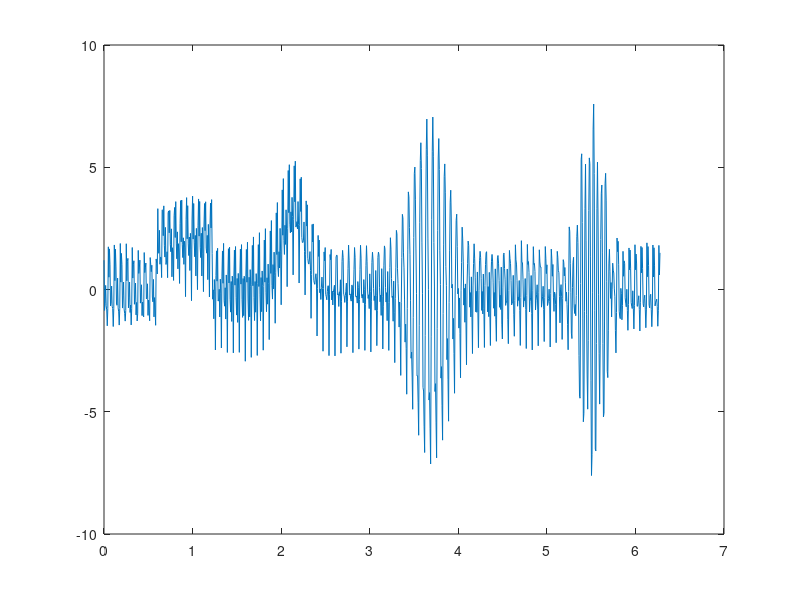
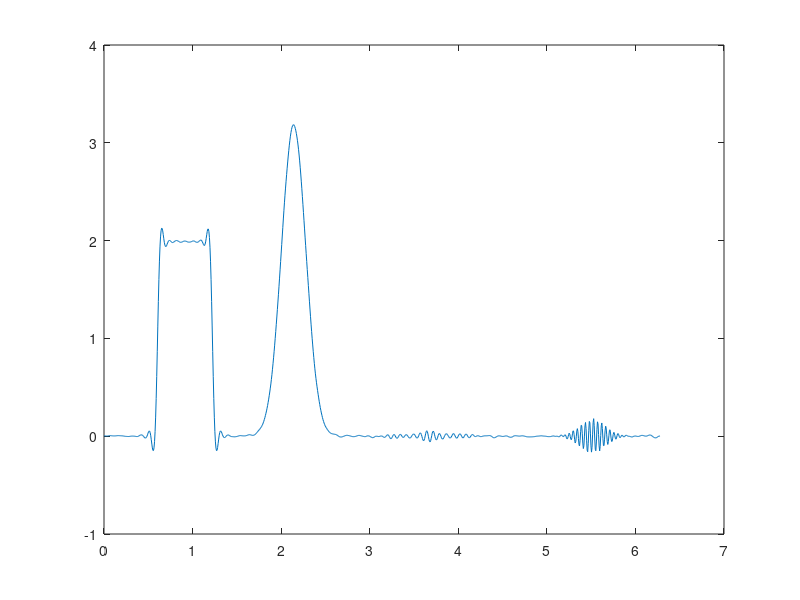
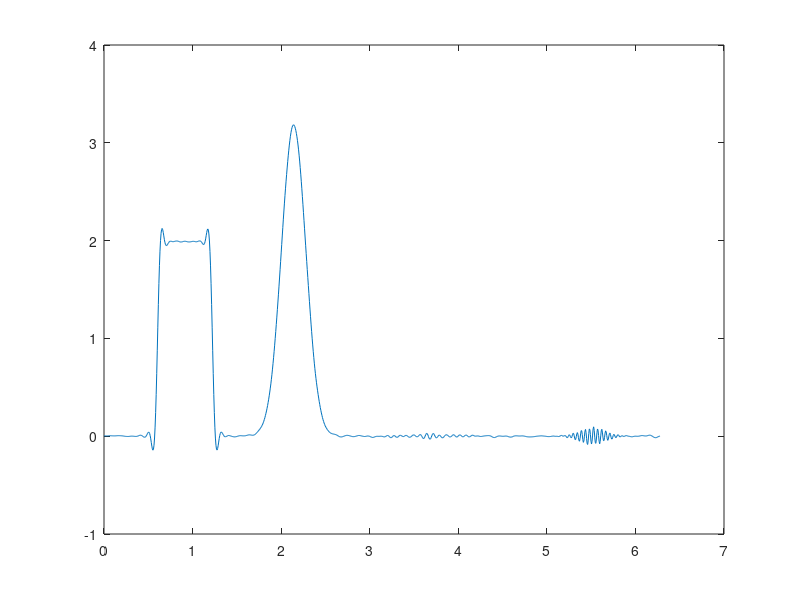
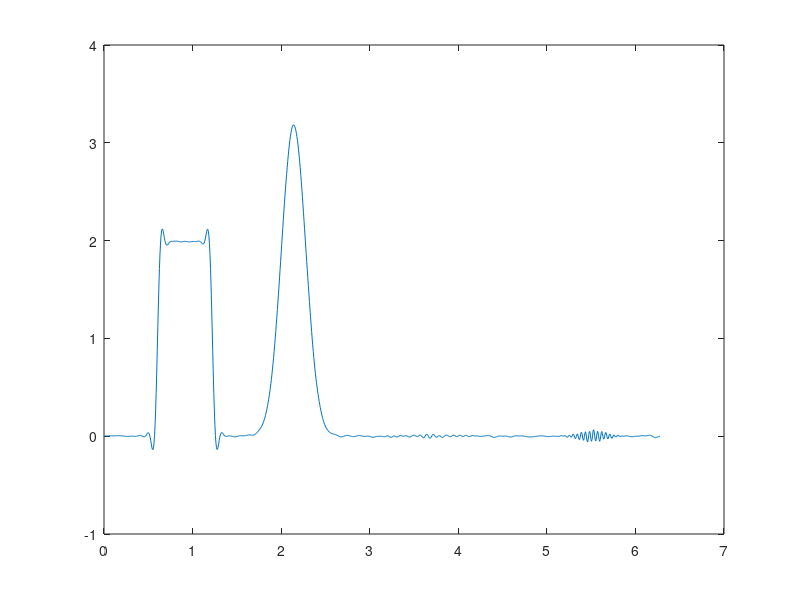

Here is the MATLAB script that generated these plots, in order:
clear all;
close all;
clc

%Before running code! Plase, dowload the x4fun.mat in our github. If you
%cant find it, then go to Canvas under the projecy folder in EE23

%Conclusion: Incrementing the eigen value, reduces the noise. However, the
%bigger the eigen value, the lower the Amplitude of the signal.

load('x4fun.mat')


N_SAMP = 1024;
N = 11;

w = linspace(0, 2 * pi * (1 - 1 / N_SAMP), N_SAMP);
w = transpose(w);

h_n = zeros(N_SAMP, 1);
h_n(1 : 11) = 1/N;

%PArt1, a)
y_n = conv(x, h_n);

Y_jw = fft(y_n, N_SAMP);

H_jw = fft(h_n, N_SAMP);

% Replace H_jw_inv with Wiener filter!
eigen = linspace(0, 20, 6); 
noise_n = 0.01 * randn(N_SAMP, 1);
noise_jw = fft(noise_n);
Y_jw_noise = Y_jw + noise_jw;

% Try multiple values of eigen
for j = 1 : length(eigen)
    G_w_jw = abs((1-exp(1i.*w)).^2).^2;
    
    H_w_jw = conj(H_jw) ./ ((abs(H_jw).^ 2) + (eigen(j)*G_w_jw));
    X_jw = Y_jw_noise .* H_w_jw;
    x_d2 = ifft(X_jw,N_SAMP);
    figure(j)
    plot(w,x_d2);
    display(eigen(j)); 
end
